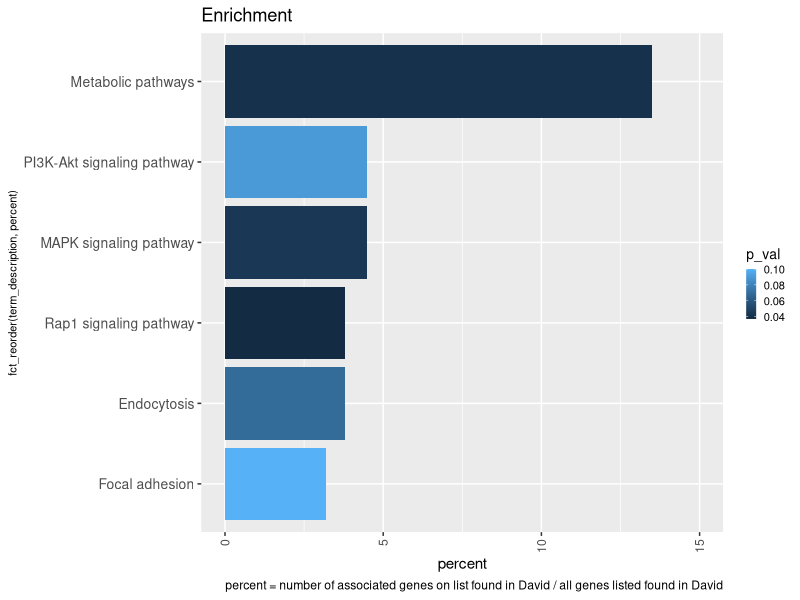

Write R code to recreate this figure.
library("tidyverse")

em_genes <- read.csv("kegg_david.csv")
colnames(em_genes) <- c("category", "term_description", "count", "percent", "p_val", "Benjamini")

ggplot(data=em_genes, aes(x = fct_reorder(term_description, percent), y=percent)) + 
  geom_col(aes(fill=p_val))  +
  ylim(0, 15) +
  labs(title= "Enrichment",
       caption = "percent = number of associated genes on list found in David / all genes listed found in David") + 
  theme(
    axis.title.y = element_text(size = 8),
    axis.text.y = element_text(size = 10),
    axis.text.x = element_text(angle = 90, vjust = 0.5, hjust=1),
    legend.title = element_text(size = 10), 
    legend.text  = element_text(size = 8),
    legend.key.size = unit(0.5, "lines")) +
  coord_flip()
